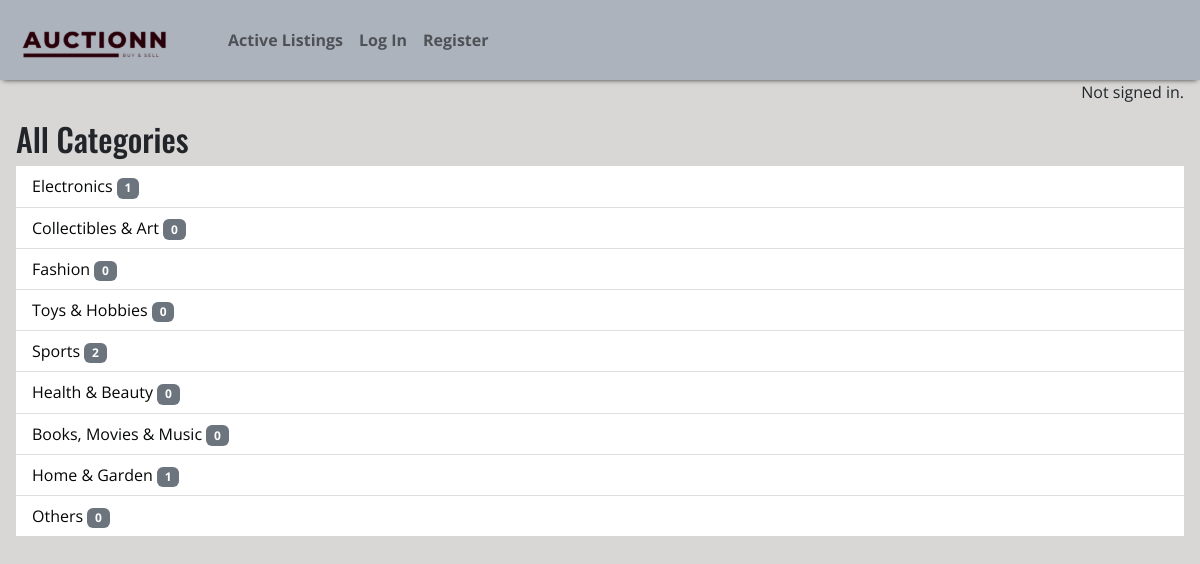
Page /categories/ on the committed database.
### auctions/models.py (models this page shows)
class Category(models.Model):
    name = models.CharField(max_length=30)
    def __str__(self):
        return self.name

### auctions/views.py (the view)
# urls.py: path("categories/", views.categories, name="categories"),
def categories(request):
    allCategories = Category.objects.all()
    totalitem = []
    for category in allCategories:
        item = Listing.objects.filter(category=category)
        number = len(item)
        totalitem.append(number)
    return render(request, "auctions/categories.html", {
        "categories": allCategories,
        "totalitem": totalitem,
        "allitems": zip(allCategories, totalitem)
    })

### auctions/templates/auctions/categories.html
{% extends "auctions/layout.html" %} {% block body %}
  <main class="p-3">
    <h2>All Categories</h2>
    <ul class="list-group list-group-flush">
      {% for category,item in allitems %}
        <li class="list-group-item ul-custom">
          <a
            href="{% url 'category_listing' category_id=category.id %}"
            style="text-decoration: none; color: #050606;"
            class="link-custom"
          >{{ category }}&nbsp;</a
          ><span class="badge bg-secondary">{{ item }}</span>
        </li>
      {% endfor %}
    </ul>
  </main>
{% endblock %}

### auctions/templates/auctions/layout.html (shortened to what this page needs)
{% load static %}
<!DOCTYPE html>
<html lang="en">
  <head>
    <link
      href="https://cdn.jsdelivr.net/npm/bootstrap@5.2.3/dist/css/bootstrap.min.css"
      rel="stylesheet"
      />
      <link href="{% static 'auctions/styles.css' %}" rel="stylesheet" />
    </head>
    <body>
      <nav class="navbar navbar-expand-lg container-fluid navbar-custom">
        <div class="container-fluid">
          <img src="{% static 'auctions/images/auctionn.png' %}" alt="Logo" width="150" height="150" class="d-inline-block img-fluid">
          <div class="collapse navbar-collapse mx-5" id="navbarNav">
            <ul class="navbar-nav text-right">
              <li class="nav-item">
                <a class="nav-link" href="{% url 'index' %}">Active Listings</a>
              </li>
              {% if user.is_authenticated %}
                <li class="nav-item">
                  <a class="nav-link" href="{% url 'categories' %}">Categories</a>
                </li>
                <li class="nav-item">
                  <a class="nav-link" href="{% url 'watchlist' %}">Watchlist</a>
                </li>
                <li class="nav-item">
                  <a class="nav-link" href="{% url 'create' %}">Create Listing</a>
                </li>
                <li class="nav-item">
                  <a class="nav-link" href="{% url 'logout' %}">Log Out</a>
                </li>
              {% else %}
                <li class="nav-item">
                  <a class="nav-link" href="{% url 'login' %}">Log In</a>
                </li>
                <li class="nav-item">
                  <a class="nav-link" href="{% url 'register' %}">Register</a>
                </li>
              {% endif %}
            </ul>
          </div>
        </div>
      </nav>
      <div class="text-end pe-3">
        {% if user.is_authenticated %} Signed in as
        <strong>{{ user.username }}</strong>. {% else %} Not signed in. {% endif %}
      </div>
      {% block body %} {% endblock %}
    </body>
  </html>

### auctions/static/auctions/styles.css (style rules this page uses)
body { background-color: #D8D7D5; font-family: 'Open Sans', sans-serif; }
.navbar-custom { font-family: 'Open Sans', sans-serif; font-weight: 700; color: #050606; background-color: #ADB3BC; margin: 0; padding: 10px; box-shadow: 0px 3px 5px -3px rgba(0,0,0,0.75); font-size: 16px; }
h2 { font-family: 'Oswald', sans-serif; }

### rows in the picture
Category: name "Electronics", id "1"
Category: name "Collectibles & Art", item "0"
Category: name "Fashion", item "0"
Category: name "Toys & Hobbies", item "0"
Category: name "Sports", item "2"
Category: name "Health & Beauty", item "0"
Category: name "Books, Movies & Music", item "0"
Category: name "Home & Garden", item "1"
Category: name "Others", item "0"
